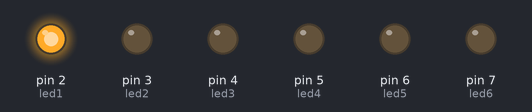
This sketch was run on a simulated Arduino Uno, built with avr-gcc and run on an emulated ATmega328P. Shown: output pins drawn as LEDs (lit = HIGH).

Above: at 0.5 s.
At 1.5 s:
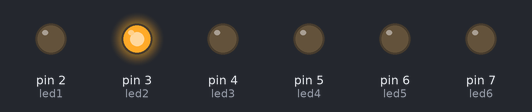
At 2.5 s:
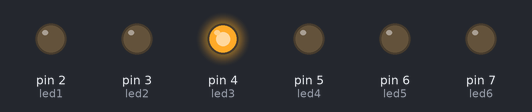
At 3.5 s:
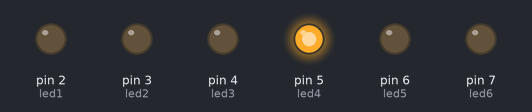
At 4.5 s:
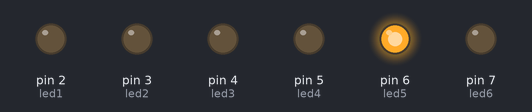
At 5.5 s:
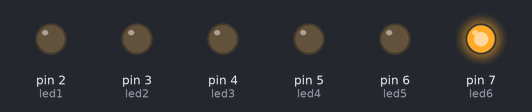
Timing chart, 0 to 7.8 s (numbered marks = the images above):
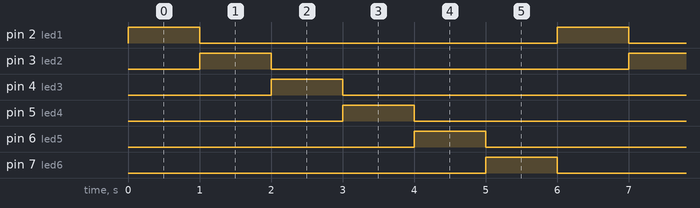

The sketch:

Sketch_Jan29.ino
```cpp
 // Declare variables you will define as integers corresponding to the Arduino outputs below.
 // You must test all nine Prism LEDs, so declare enough variables.
 int led1;
 int led2;
 int led3;
 int led4;
 int led5;
 int led6;

void setup() {
  // put your setup code here, to run once:
  // Set the variables declared above to the Arduino output pin numbers wired to your LEDs.
  led1 = 2;
  led2 = 3;
  led3 = 4;
  led4 = 5;
  led5 = 6;
  led6 = 7;

  // Set the mode of the variables declared above to outputs.

  pinMode(led1, OUTPUT);
  pinMode(led2, OUTPUT);
  pinMode(led3, OUTPUT);
  pinMode(led4, OUTPUT);
  pinMode(led5, OUTPUT);
  pinMode(led6, OUTPUT);
}

void loop() {
  // put your main code here, to run repeatedly:
   digitalWrite(led1, HIGH);
   delay(1000);
   digitalWrite(led1, LOW);
   digitalWrite(led2, HIGH);
   delay(1000);
   digitalWrite(led2, LOW);
   digitalWrite(led3, HIGH);
   delay(1000);
   digitalWrite(led3, LOW);

   digitalWrite(led4, HIGH);
   delay(1000);
   digitalWrite(led4, LOW);
   digitalWrite(led5, HIGH);
   delay(1000);
   digitalWrite(led5, LOW);
   digitalWrite(led6, HIGH);
   delay(1000);
   digitalWrite(led6, LOW);
}
```

Measured:
- by itself, pin 2 (led1), pin 3 (led2), pin 4 (led3), pin 5 (led4), pin 6 (led5), pin 7 (led6): alternates HIGH for 1.0 s and LOW for 5.0 s
- by itself, everything shown: repeats every 6.0 s, in 7 steps
